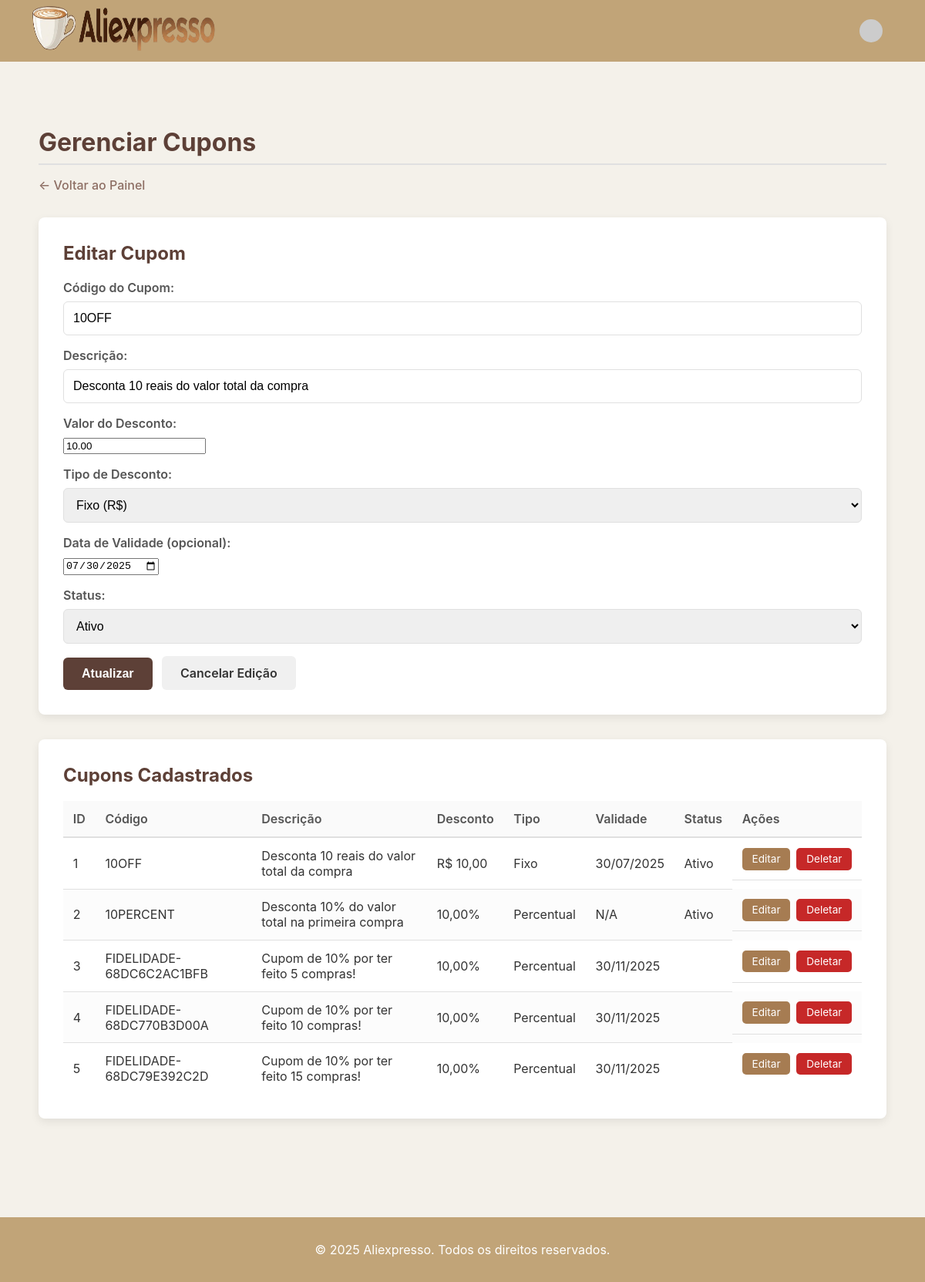
The page /index.php?page=admin&action=cupons&edit_id=1 (signed in) on the database its author committed.
### tables this page shows
CREATE TABLE `cupons` (
  `id_cupom` int(11) NOT NULL,
  `codigo` varchar(50) NOT NULL,
  `descricao` varchar(255) DEFAULT NULL,
  `valor_desconto` decimal(10,2) NOT NULL,
  `tipo` enum('fixo','percentual') NOT NULL DEFAULT 'fixo',
  `data_validade` date DEFAULT NULL,
  `status` enum('ativo','expirado') NOT NULL DEFAULT 'ativo'
);

### controller/AdminController.php (called while the page is built, shortened)
<?php
    class AdminController
    {
        private $cupomModel;
        public function __construct() {
            $this->cupomModel = new CupomModel();
        }
        public function cupons() {
            $coupons = $this->cupomModel->getAll();
            $couponToEdit = null;
            if (isset($_GET['edit_id'])) {
                $couponToEdit = $this->cupomModel->getById((int)$_GET['edit_id']);
            }
            require_once __DIR__ . '/../view/admin/cupom_crud.php';
        }
    }
?>

### autoloader.php (called while the page is built, shortened)
<?php
    spl_autoload_register(function ($class) {
        $prefix = 'Aliexpresso\\';
        $base_dir = __DIR__ . '/';
        $len = strlen($prefix);
        $relative_class = substr($class, $len);
        $path = str_replace('\\', '/', $relative_class);
        $last_slash_pos = strrpos($path, '/');
        if ($last_slash_pos === false) {
            $directory_path = '';
            $class_file_name = $path;
        } else {
            $directory_path = substr($path, 0, $last_slash_pos);
            $class_file_name = substr($path, $last_slash_pos + 1);
        }
        $file = $base_dir . strtolower($directory_path) . '/' . $class_file_name . '.php';
    });
?>

### model/Database.php (called while the page is built)
<?php
    class Database {
        private static $instance = null;
        private $conn;
        private function __construct() {
            try {
                $dsn = 'mysql:host=localhost;port=3306;dbname=aliexpresso;charset=utf8mb4';
                $this->conn = new PDO($dsn, 'root', '');
                $this->conn->setAttribute(PDO::ATTR_ERRMODE, PDO::ERRMODE_EXCEPTION);
                $this->conn->setAttribute(PDO::ATTR_DEFAULT_FETCH_MODE, PDO::FETCH_ASSOC);
            } catch (PDOException $e) {
                die("Erro na conexão: " . $e->getMessage());
            }
        }
        public static function getInstance() {
            if (self::$instance === null) {
                self::$instance = new Database();
            }
            return self::$instance;
        }
        public function getConnection() {
            return $this->conn;
        }
    }
?>

### model/CupomModel.php (called while the page is built, shortened)
<?php
require_once __DIR__ . '/Database.php';
class CupomModel
{
    private $pdo;
    public function __construct() {
        $this->pdo = \Database::getInstance()->getConnection();
    }
    public function getAll() {
        $stmt = $this->pdo->prepare("SELECT * FROM cupons ORDER BY id_cupom ASC");
        $stmt->execute();
        return $stmt->fetchAll(PDO::FETCH_ASSOC);
    }
    public function getById(int $id) {
        $stmt = $this->pdo->prepare("SELECT * FROM cupons WHERE id_cupom = ?");
        $stmt->execute([$id]);
        return $stmt->fetch(PDO::FETCH_ASSOC);
    }
}

### view/admin/cupom_crud.php (the view, shortened to what this page needs)
<!DOCTYPE html>
<html lang="pt-br">
<head>
    <link rel="stylesheet" href="assets/css/admin.css">
    <link rel="stylesheet" href="assets/css/header.css">
    <link rel="stylesheet" href="assets/css/footer.css">
    <link rel="stylesheet" href="https://cdnjs.cloudflare.com/ajax/libs/font-awesome/6.0.0-beta3/css/all.min.css">
</head>
<body>
    <main class="admin-container">
        <h1>Gerenciar Cupons</h1>
        <a href="index.php?page=admin" class="back-link">&larr; Voltar ao Painel</a>
        <div class="form-container">
            <h2><?= isset($couponToEdit) ? 'Editar Cupom' : 'Adicionar Novo Cupom' ?></h2>
            <form action="index.php?page=admin&action=saveCoupon" method="post">
                <div class="form-group">
                    <label for="codigo">Código do Cupom:</label>
                    <input type="text" id="codigo" name="codigo" value="<?= htmlspecialchars($couponToEdit['codigo'] ?? '') ?>" required>
                </div>
                 <div class="form-group">
                    <label for="descricao">Descrição:</label>
                    <input type="text" id="descricao" name="descricao" value="<?= htmlspecialchars($couponToEdit['descricao'] ?? '') ?>">
                </div>
                <div class="form-group">
                    <label for="valor_desconto">Valor do Desconto:</label>
                    <input type="number" step="0.01" id="valor_desconto" name="valor_desconto" value="<?= htmlspecialchars($couponToEdit['valor_desconto'] ?? '') ?>" required>
                </div>
                <div class="form-group">
                    <label for="tipo">Tipo de Desconto:</label>
                    <select id="tipo" name="tipo" required>
                        <option value="fixo" <?= (($couponToEdit['tipo'] ?? '') === 'fixo') ? 'selected' : '' ?>>Fixo (R$)</option>
                    </select>
                </div>
                <div class="form-group">
                    <label for="data_validade">Data de Validade (opcional):</label>
                    <input type="date" id="data_validade" name="data_validade" value="<?= htmlspecialchars($couponToEdit['data_validade'] ?? '') ?>">
                </div>
                <?php if (isset($couponToEdit)): ?>
                    <div class="form-group">
                        <label for="status">Status:</label>
                        <select id="status" name="status" required>
                            <option value="ativo" <?= ($couponToEdit['status'] === 'ativo') ? 'selected' : '' ?>>Ativo</option>
                        </select>
                    </div>
                <?php endif; ?>
                <button type="submit" class="btn-primary"><?= isset($couponToEdit) ? 'Atualizar' : 'Criar' ?></button>
                <?php if (isset($couponToEdit)): ?>
                    <a href="index.php?page=admin&action=cupons" class="btn-secondary">Cancelar Edição</a>
                <?php endif; ?>
            </form>
        </div>
        <div class="table-container">
            <h2>Cupons Cadastrados</h2>
            <table>
                <thead>
                    <tr>
                        <th>ID</th>
                        <th>Código</th>
                        <th>Descrição</th>
                        <th>Desconto</th>
                        <th>Tipo</th>
                        <th>Validade</th>
                        <th>Status</th>
                        <th>Ações</th>
                    </tr>
                </thead>
                <tbody>
                    <?php foreach ($coupons as $coupon): ?>
                    <tr>
                        <td><?= $coupon['id_cupom'] ?></td>
                        <td><?= htmlspecialchars($coupon['codigo']) ?></td>
                        <td><?= htmlspecialchars($coupon['descricao']) ?></td>
                        <td>
                            <?= ($coupon['tipo'] === 'fixo' ? 'R$ ' : '') . number_format($coupon['valor_desconto'], 2, ',', '.') . ($coupon['tipo'] === 'percentual' ? '%' : '') ?>
                        </td>
                        <td><?= ucfirst($coupon['tipo']) ?></td>
                        <td><?= $coupon['data_validade'] ? date('d/m/Y', strtotime($coupon['data_validade'])) : 'N/A' ?></td>
                        <td><?= ucfirst($coupon['status']) ?></td>
                        <td class="actions">
                            <a href="index.php?page=admin&action=cupons&edit_id=<?= $coupon['id_cupom'] ?>" class="btn-edit">Editar</a>
                            <a href="index.php?page=admin&action=deleteCoupon&id=<?= $coupon['id_cupom'] ?>" class="btn-delete" onclick="return confirm('Tem certeza?');">Deletar</a>
                        </td>
                    </tr>
                    <?php endforeach; ?>
                </tbody>
            </table>
        </div>
    </main>

### assets/css/admin.css (style rules this page uses)
:root { --admin-bg-main: #f4f1ea; --admin-bg-container: #ffffff; --admin-primary-dark: #5D4037; --admin-primary-medium: #8D6E63; --admin-accent-edit: #a67c52; --admin-accent-delete: #c62828; --admin-text-light: #ffffff; --admin-text-dark: #333333; --admin-border-color: #e0e0e0; }
body { background-color: var(--admin-bg-main); color: var(--admin-text-dark); font-family: -apple-system, BlinkMacSystemFont, "Segoe UI", Roboto, Helvetica, Arial, sans-serif; margin: 0; display: flex; flex-direction: column; min-height: 100vh; margin: 0; }
main { flex-grow: 1; }
.admin-container { max-width: 1100px; margin: 2rem auto; padding: 2rem; background-color: transparent; }
.admin-container h1 { color: var(--admin-primary-dark); border-bottom: 2px solid var(--admin-border-color); padding-bottom: 0.5rem; margin-bottom: 1rem; }
.back-link { display: inline-block; margin-bottom: 2rem; color: var(--admin-primary-medium); text-decoration: none !important; font-weight: 500; }
.form-container, .table-container { background-color: var(--admin-bg-container); padding: 2rem; border-radius: 8px; box-shadow: 0 4px 12px rgba(0, 0, 0, 0.08); margin-bottom: 2rem; }
.form-container h2, .table-container h2 { color: var(--admin-primary-dark); margin-top: 0; }
.form-group { margin-bottom: 1rem; }
.form-group label { display: block; margin-bottom: 0.5rem; font-weight: 600; color: #555; }
.form-group input[type="text"], .form-group input[type="email"], .form-group input[type="password"], .form-group select { width: 100%; padding: 0.75rem; border: 1px solid var(--admin-border-color); border-radius: 6px; box-sizing: border-box; font-size: 1rem; }
button.btn-primary, a.btn-secondary { display: inline-block; padding: 0.75rem 1.5rem; border: none; border-radius: 6px; font-size: 1rem; font-weight: 600; cursor: pointer; text-decoration: none; text-align: center; transition: opacity 0.3s ease; }
button.btn-primary { background-color: var(--admin-primary-dark); color: var(--admin-text-light); }
a.btn-secondary { background-color: #f0f0f0; color: var(--admin-text-dark); margin-left: 0.5rem; }
table { width: 100%; border-collapse: collapse; margin-top: 1rem; }
thead th { background-color: #fafafa; border-bottom: 2px solid var(--admin-border-color); padding: 0.8rem; text-align: left; font-weight: 600; color: #555; }
tbody td { padding: 0.8rem; border-bottom: 1px solid var(--admin-border-color); }
tbody tr:nth-child(even) { background-color: #fcfcfc; }
tbody tr:last-child td { border-bottom: none; }
td.actions { display: flex; align-items: center; gap: 0.5rem; }
.table-container th, .table-container td { text-align: left; vertical-align: middle; }
.btn-edit, .btn-delete { padding: 0.4rem 0.8rem; text-decoration: none; color: white; border-radius: 5px; font-size: 0.85rem; }
.btn-edit { background-color: var(--admin-accent-edit); }
.btn-delete { background-color: var(--admin-accent-delete); }

### assets/css/header.css (style rules this page uses)
:root { --cor-primaria: #c1a478; --cor-destaque: #a67c52; --cor-botao-fundo: var(--cor-destaque); }

### view/admin/cupom_crud.php (style rules this page uses)
body { display: flex; flex-direction: column; min-height: 100vh; margin: 0; }
main.admin-container { flex-grow: 1; }

### rows shown on the page
cupons: codigo "10OFF", descricao "Desconta 10 reais do valor total da compra", valor_desconto "10.00", tipo "Fixo (R$)", data_validade "07/30/2025", status "Ativo", id_cupom "1", valor_desconto "10,00", tipo "Fixo", data_validade "30/07/2025"
cupons: id_cupom "2", codigo "10PERCENT", descricao "Desconta 10% do valor total na primeira compra", valor_desconto "10,00", tipo "Percentual", shows "N/A", status "Ativo"
cupons: id_cupom "3", codigo "FIDELIDADE-68DC6C2AC1BFB", descricao "Cupom de 10% por ter feito 5 compras!", valor_desconto "10,00", tipo "Percentual", data_validade "30/11/2025"
cupons: id_cupom "4", codigo "FIDELIDADE-68DC770B3D00A", descricao "Cupom de 10% por ter feito 10 compras!", valor_desconto "10,00", tipo "Percentual", data_validade "30/11/2025"
cupons: id_cupom "5", codigo "FIDELIDADE-68DC79E392C2D", descricao "Cupom de 10% por ter feito 15 compras!", valor_desconto "10,00", tipo "Percentual", data_validade "30/11/2025"
